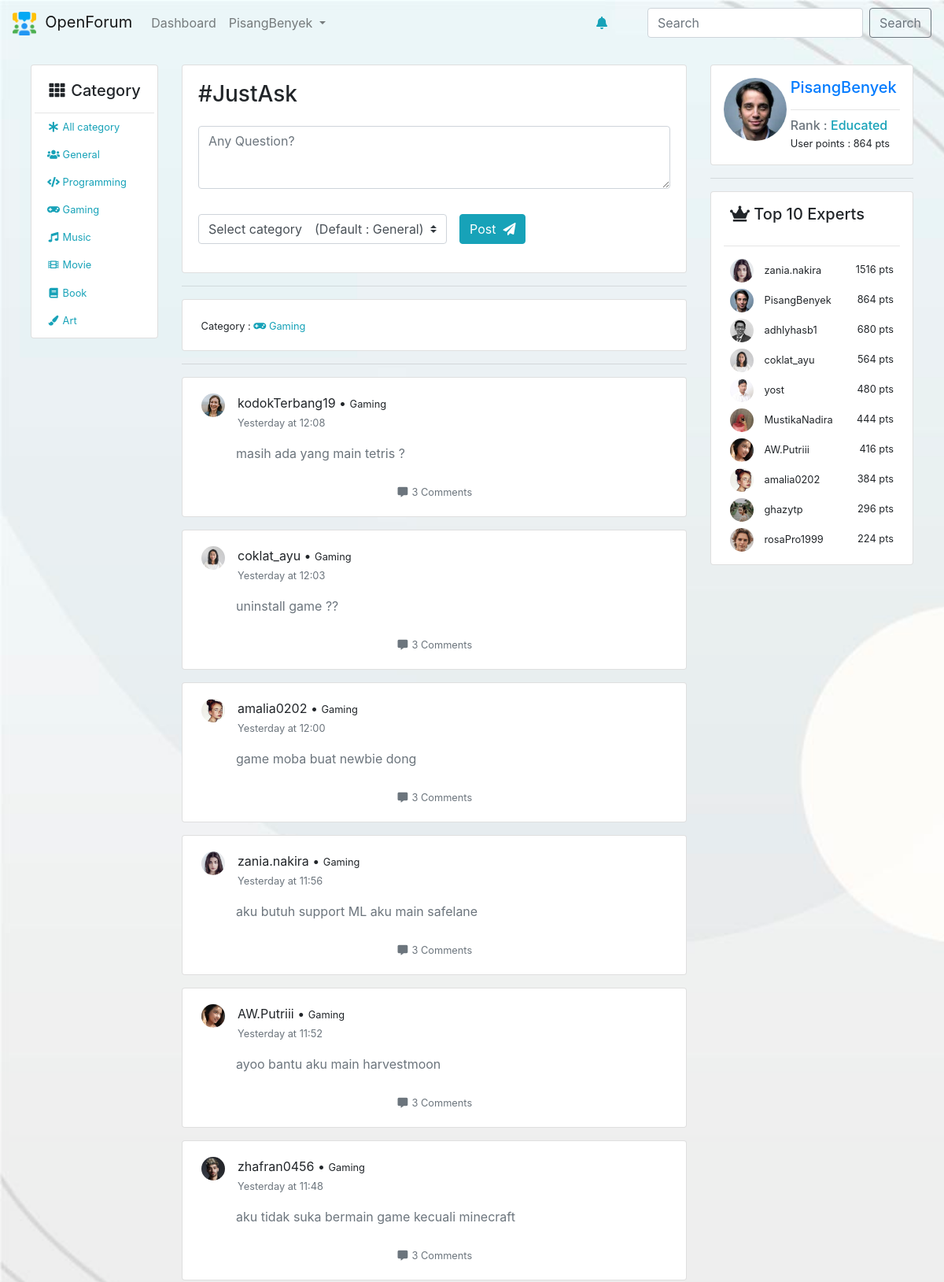
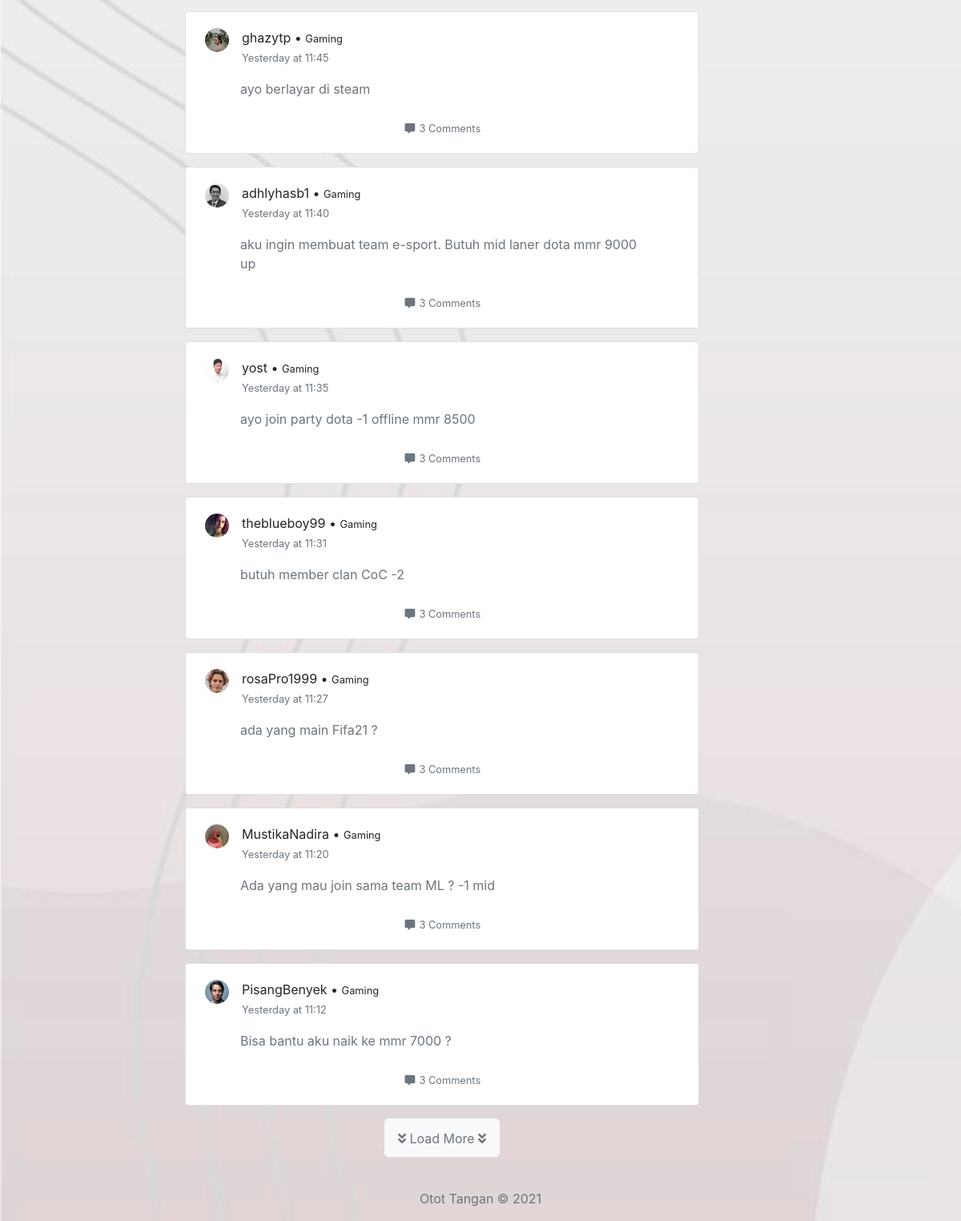
Screenshot of /dashboard/index/Gaming/15 (signed in) with the database file from the repository (2 pictures, top to bottom).
### tables this page shows
CREATE TABLE `posts` (
  `id` int(11) NOT NULL,
  `owner` int(11) NOT NULL,
  `content` mediumtext NOT NULL,
  `category` varchar(25) NOT NULL DEFAULT 'General',
  `time_posted` datetime NOT NULL DEFAULT current_timestamp()
);

CREATE TABLE `users` (
  `id` int(11) NOT NULL,
  `fullname` varchar(100) NOT NULL,
  `username` varchar(100) NOT NULL,
  `email` varchar(100) NOT NULL,
  `password` varchar(255) NOT NULL,
  `photo` varchar(100) NOT NULL DEFAULT 'user.png',
  `register_date` date NOT NULL DEFAULT current_timestamp(),
  `rank` enum('Newbie','Helper','Ambitious','Educated','Expert','Professional','Genius') NOT NULL DEFAULT 'Newbie',
  `points` int(11) NOT NULL DEFAULT 0
);

### app/core/Controller.php (called while the page is built, shortened)
<?php
class Controller{
	public function view($view, $data = [])
	{
		require_once '../app/views/' . $view . '.php' ;
	}
	public function model($model)
	{
		return new $model;
	}
}

### app/controllers/Dashboard.php (called while the page is built, shortened)
<?php
class Dashboard extends Controller {
	public function index($category = 'All',$rows = 10)
	{
		$data['rows']=$rows;
		$data['user'] = $this->model('User_model')->getUserData($_SESSION['UserLoggedIn']);
		$data['top10'] = $this->model('User_model')->getTop();
		$data['count'] = count($data['top10']);
		if ($category == 'All') {
			$data['categoryshow']="All Category";
		}else{
			$data['categoryshow']=$category;
		}
		if ($category == 'All') {
			$data['category']="All";
		}else{
			$data['category']=$category;
		}
		$categoryLogo = $this->model('Post_model')->getCategoryLogo($category);
		$data['logo'] = $categoryLogo;
		if ($category == 'All') {
			$data['post'] = $this->model('Post_model')->getAllPost($data['rows']);
			$postCount = $this->model('Post_model')->countAllPost($data['rows']);
			for ($i=0; $i < $postCount ; $i++) {
				$userData = $this->model('User_model')->getUserById($data['post'][$i]['owner']);
				$timeConvert = $this->model('Post_model')->convertTime($data['post'][$i]['time_posted']);
				$data['post'][$i]['date'] = $timeConvert['date'];
				$data['post'][$i]['hour'] = $timeConvert['hour'];
				$data['post'][$i]['ppowner'] = $userData[0]['photo'];
				$data['post'][$i]['ownername'] = $userData[0]['username'];
			}
		}else{
			$data['post'] = $this->model('Post_model')->getPostByCategory($category,$rows);
			$postCount = $this->model('Post_model')->countPostByCategory($category,$rows);
			for ($i=0; $i < $postCount ; $i++) {
				$userData = $this->model('User_model')->getUserById($data['post'][$i]['owner']);
				$timeConvert = $this->model('Post_model')->convertTime($data['post'][$i]['time_posted']);
				$data['post'][$i]['date'] = $timeConvert['date'];
				$data['post'][$i]['hour'] = $timeConvert['hour'];
				$data['post'][$i]['ppowner'] = $userData[0]['photo'];
				$data['post'][$i]['ownername'] = $userData[0]['username'];
			}
		}
		$data['title'] = "Dashboard";
		$this->view('dashboard/index',$data);
		$this->view('template/right-panel',$data);
	}
}

### app/core/App.php (called while the page is built, shortened)
<?php
class App{
	protected $controller = 'home';
	protected $method = 'index';
	protected $params = [];
	public function __construct()
	{
		$url = $this -> parseURL();
		if (file_exists('../app/controllers/' . $url[0] . '.php')) {
			$this->controller = $url[0];
			unset($url[0]);
		}
		$this->controller = new $this->controller;
		if (isset($url[1])) {
			if (method_exists($this -> controller, $url[1])) {
				$this->method = $url[1];
				unset($url[1]);
			}
		}
		if (!empty($url)) {
			$this->params = array_values($url);
		}
		call_user_func_array([$this->controller, $this->method], $this->params);
	}
	public function parseURL()
	{
		if (isset($_GET['url'])) {
			$url = rtrim($_GET['url'],'/');
			$url = filter_var($url, FILTER_SANITIZE_URL);
			$url = explode('/', $url);
			return $url;
		}else{
			$url = [$this->controller];
			return $url;
		}
	}
}

### public/index.php (called while the page is built, shortened)
<?php
$app = new App;

### app/core/Database.php (called while the page is built, shortened)
<?php
class Database {
    private $host = DB_HOST;
    private $user = DB_USER;
    private $pass = DB_PASS;
    private $db_name = DB_NAME;
    private $dbh;
    private $stmt;
    public function __construct()
    {
        $dsn = 'mysql:host=' . $this->host . ';dbname=' . $this->db_name;
        $option = [
            PDO::ATTR_PERSISTENT => true,
            PDO::ATTR_ERRMODE => PDO::ERRMODE_EXCEPTION
        ];
        try {
            $this->dbh = new PDO($dsn, $this->user, $this->pass, $option);
        } catch(PDOException $e) {
            die($e->getMessage());
        }
    }
    public function query($query)
    {
        $this->stmt = $this->dbh->prepare($query);
    }
    public function bind($param, $value, $type = null)
    {
        if( is_null($type) ) {
            switch( true ) {
                default :
                    $type = PDO::PARAM_STR;
            }
        }
        $this->stmt->bindValue($param, $value, $type);
    }
    public function execute()
    {
        $this->stmt->execute();
    }
    public function resultSet()
    {
        $this->execute();
        return $this->stmt->fetchAll(PDO::FETCH_ASSOC);
    }
}

### app/models/Post_model.php (called while the page is built, shortened)
<?php
class Post_model
{
	public function __construct()
	{
        $this->db = new Database;
	}
	public function getCategoryLogo($data)
	{
		switch ($data) {
			case 'Gaming':
				return 'fas fa-gamepad';
				break;
		}
	}
	public function getPostByCategory($category,$rows)
	{
		$this->db->query('SELECT * FROM posts WHERE category=:category ORDER BY id DESC LIMIT '.$rows);
		$this->db->bind('category',$category);
		$result = $this->db->resultSet();
		return $result;
	}
	public function countPostByCategory($category,$rows)
	{
		$this->db->query('SELECT * FROM posts WHERE category=:category LIMIT '.$rows);
		$this->db->bind('category',$category);
		$this->db->execute();
		$total  = $this->db->rowCount();
		return $total;
	}
	public function convertTime($datetime)
	{
			$chattime = $datetime;
            $stringtime = strtotime($chattime);
            $hour = date('H:i', $stringtime);
            $today = new DateTime();
            $today->setTime( 0, 0, 0 );
            $match_date = DateTime::createFromFormat( "Y-m-d H:i:s", $chattime );
            $match_date->setTime( 0, 0, 0 );
            $diff = $today->diff( $match_date );
            $diffDays = (integer)$diff->format( "%R%a" );
            switch( $diffDays ) {
                case -1:
                    $theDate =  "Yesterday";
                    break;
            }
            $time['date']=$theDate;
            $time['hour']=$hour;
            return $time;
	}
}

### app/models/User_model.php (called while the page is built, shortened)
<?php
class User_model {
    private $db;
    public function __construct()
    {
        $this->db = new Database;
    }
    public function getUserData($data)
    {
        $username = $_SESSION['UserLoggedIn'];
        $this->db->query('SELECT * FROM users WHERE username=:username');
        $this->db->bind('username',$username);
        return $this->db->single();
    }
    public function getTop()
    {
        $this->db->query('SELECT * FROM users ORDER BY points DESC LIMIT 10 ');
        return $this->db->resultSet();
    }
    public function getUserById($id)
    {
        $this->db->query('SELECT * FROM users WHERE id=:id');
        $this->db->bind('id',$id);
        return $this->db->resultSet();
    }
}

### app/views/dashboard/index.php (the view, shortened to what this page needs)
<div class="col-md-7">
	<div class="card">
		<div class="card-body">
			<form action="<?=ROOTURL ?>/dashboard/submitPost" method="post">
				<div class="form-group">
				    <h3 for="FormControlTextarea1" class="mb-4">#JustAsk</h3>
				    <textarea required="" name="postfield" id="post-field" class="form-control" id="FormControlTextarea1" rows="3" placeholder="Any Question?"></textarea>
				</div>
				<div class="row mx-auto">
					<div class="form-group mt-3 mr-3">
						<select class="custom-select" name="category">
						  <option value="General">Select category&emsp;(Default : General)</option>
						</select>
					</div>
					<div class="form-group mt-3">
						<button type="submit" name="post" class="btn btn-info">
							Post &nbsp;<i class="fas fa-paper-plane"></i>
						</button>
					</div>
				</div>
			</form>
		</div>
	</div>
	<hr>
	<div class="card">
		<div class="card-body">
			<small>&nbsp;Category : <span class="text-info"><i class="<?= $data['logo'] ?> fa-fw"></i> <?= $data['categoryshow'] ?></span></small>
		</div>
	</div>
	<hr>
	<?php foreach ($data['post'] as $post): ?>
	<div class="card mb-3">
		<div class="card-body">
			<div>
				<div class="row mx-1">
					<img src="<?=ROOTURL ?>/public/assets/img/profile-img/<?=$post['ppowner'] ?>" height="30px" width="30px" class="rounded-circle">&emsp;
					<div>
						<span class="mb-0 pb-0"><?=$post['ownername'];?> &bull; <small><?= $post['category']  ?></small></span><br>
						<small class="text-muted mt-0"><?=$post['date'].' at '.$post['hour'] ?></small>
					</div>
				</div>
				<div class="mx-5 mt-3">
					<a href="<?=ROOTURL ?>/post/<?=$post['id'] ?>" class="card-text deco-none">
						<p class="text-muted"><?= $post['content']?></p>
					</a>
				</div>
				<div class="d-flex justify-content-center mt-4">
					<div class="text-center">
						<a href="<?=ROOTURL ?>/post" class="deco-none text-secondary">
							<small><i class="fas fa-comment-alt fa-fw"></i> 3 Comments</small>
						</a>
					</div>
				</div>
			</div>
		</div>
	</div>
	<?php endforeach ?>
		<div id="Load" class="d-flex justify-content-center mb-4">
			<a href="<?= ROOTURL.'/dashboard/index/'.$data['category']?>/<?php echo $data['rows'] += 5 ?>#Load" class="btn btn-light btn-lg">
				<small class="text-secondary">
				<i class="fas fa-angle-double-down"></i> Load More <i class="fas fa-angle-double-down"></i>
				</small>
			</a>
		</div>
</div>

### app/views/template/right-panel.php
	<div class="col-md-3">
		<div class="card p-3">
			<div class="row">
				<div class="col-md-4">
					<img class="rounded-circle" src="<?= ROOTURL ?>/public/assets/img/profile-img/<?=$data['user']['photo']?>" width="80px" height="80px">
				</div>
				<div class="col-md-8">
					<h5 class="text-primary"><?= $_SESSION['UserLoggedIn']?></h5><hr>
					<h6 class="card-subtitle text-muted">Rank : <span class="text-info"><?=$data['user']['rank']?></span></h6>
					<small>User points : <?=$data['user']['points']?> pts</small>
				</div>
			</div>
		</div>
		<hr>
		<div class="card px-3 py-2">
			<h5 class="card-title mx-2 mt-2"><i class="fas fa-crown"></i>&nbsp;Top 10 Experts </h5>
			<hr>
			<?php for ($i=0; $i < $data['count'] ; $i++) { ?>
				<div class="d-flex justify-content-between mx-2 mb-2">
					<div>
						<img class="rounded-circle" src="<?= ROOTURL ?>/public/assets/img/profile-img/<?=$data['top10'][$i]['photo']?>" width="30px" height="30px">
						&nbsp; <small><?=$data['top10'][$i]['username']?></small>
					</div>
					<div>
						<small><?=$data['top10'][$i]['points']?> pts</small>
					</div>
				</div>
			<?php } ?>
		</div>
	</div>
</div>

### public/assets/css/global.css (style rules this page uses)
body { background-image: url('../img/wave.jpg'); background-repeat: none; background-attachment: fixed; background-size: cover; }
#post-field { min-height: 80px; height: 80px; max-height: 150px; }
a.deco-none { text-decoration: none; }

### rows the page displays
posts: shows a picture, ownername "kodokTerbang19", category "Gaming", date "Yesterday", hour "12:08", content "masih ada yang main tetris ?"
posts: shows a picture, ownername "coklat_ayu", category "Gaming", date "Yesterday", hour "12:03", content "uninstall game ??"
posts: shows a picture, ownername "amalia0202", category "Gaming", date "Yesterday", hour "12:00", content "game moba buat newbie dong"
posts: shows a picture, ownername "zania.nakira", category "Gaming", date "Yesterday", hour "11:56", content "aku butuh support ML aku main safelane"
posts: shows a picture, ownername "AW.Putriii", category "Gaming", date "Yesterday", hour "11:52", content "ayoo bantu aku main harvestmoon"
posts: shows a picture, ownername "zhafran0456", category "Gaming", date "Yesterday", hour "11:48", content "aku tidak suka bermain game kecuali minecraft"
posts: shows a picture, ownername "ghazytp", category "Gaming", date "Yesterday", hour "11:45", content "ayo berlayar di steam"
posts: shows a picture, ownername "adhlyhasb1", category "Gaming", date "Yesterday", hour "11:40", content "aku ingin membuat team e-sport. Butuh mid laner dota mmr 9000 up"
posts: shows a picture, ownername "yost", category "Gaming", date "Yesterday", hour "11:35", content "ayo join party dota -1 offline mmr 8500"
posts: shows a picture, ownername "theblueboy99", category "Gaming", date "Yesterday", hour "11:31", content "butuh member clan CoC -2"
posts: shows a picture, ownername "rosaPro1999", category "Gaming", date "Yesterday", hour "11:27", content "ada yang main Fifa21 ?"
posts: shows a picture, ownername "MustikaNadira", category "Gaming", date "Yesterday", hour "11:20", content "Ada yang mau join sama team ML ? -1 mid"
posts: shows a picture, ownername "PisangBenyek", category "Gaming", date "Yesterday", hour "11:12", content "Bisa bantu aku naik ke mmr 7000 ?"
users: photo (picture), rank "Educated", points "864", username "PisangBenyek"
users: photo (picture), username "zania.nakira", points "1516"
users: photo (picture), username "adhlyhasb1", points "680"
users: photo (picture), username "coklat_ayu", points "564"
users: photo (picture), username "yost", points "480"
users: photo (picture), username "MustikaNadira", points "444"
users: photo (picture), username "AW.Putriii", points "416"
users: photo (picture), username "amalia0202", points "384"
users: photo (picture), username "ghazytp", points "296"
users: photo (picture), username "rosaPro1999", points "224"

### other values shown
$_SESSION['UserLoggedIn'] "PisangBenyek"
$data['categoryshow'] "Gaming"
